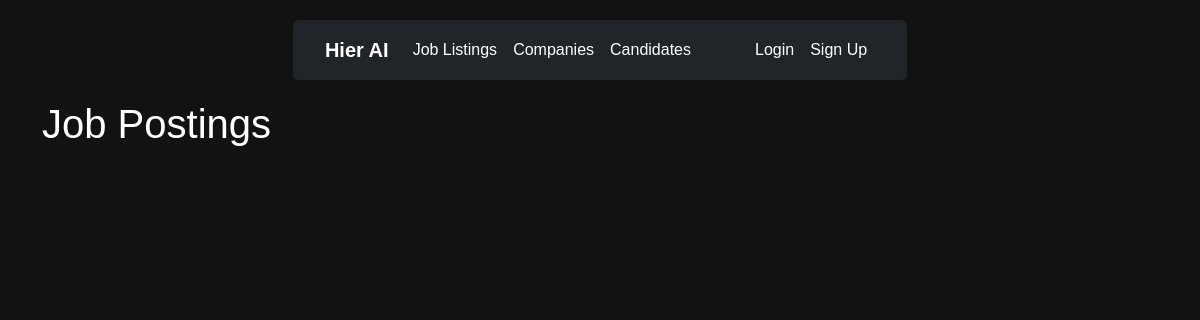
The app's page /jobpostings/, older data.
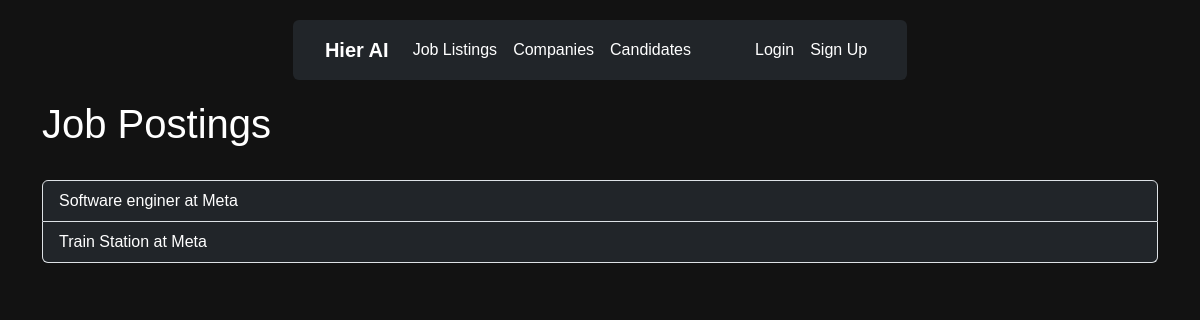
The same page, newer data.
### main/models.py (models this page shows, shortened)
class JobPosting(models.Model):
    company = models.ForeignKey(Company, on_delete=models.CASCADE, related_name='job_postings')
    title = models.CharField(max_length=255)
    description = models.TextField()
    created_at = models.DateTimeField(auto_now_add=True)
    updated_at = models.DateTimeField(auto_now=True)

class Company(models.Model):
    name = models.CharField(max_length=255)
    description = models.TextField()
    user = models.OneToOneField(CustomUser, on_delete=models.CASCADE)  # Связь с пользователями
    culture_values = models.TextField(null=True, blank=True)
    website = models.URLField(null=True, blank=True)
    social_media_links = models.JSONField(null=True, blank=True, default=dict)  # Ссылки на соцсети
    created_at = models.DateTimeField(auto_now_add=True)
    updated_at = models.DateTimeField(auto_now=True)

### main/views.py (the view)
# urls.py: path('jobpostings/', JobPostingListView.as_view(), name='jobposting-list'),
class JobPostingListView(ListView):
    model = JobPosting
    template_name = 'jobposting/jobposting_list.html'

### main/templates/jobposting/jobposting_list.html (shortened to what this page needs)
{% extends 'layouts/navbar.html' %}
{% load bootstrap5 %}
{% block content %}
<div class="d-flex justify-content-between align-items-center mb-4">
    <h1>Job Postings</h1>
</div>
<div class="list-group">
    {% for jobposting in object_list %}
    <a href="{% url 'jobposting-detail' jobposting.pk %}" class="list-group-item list-group-item-action bg-dark text-white">
        {{ jobposting.title }} at {{ jobposting.company.name }}
    </a>
    {% endfor %}
</div>
{% endblock %}

### main/templates/layouts/navbar.html (shortened to what this page needs)
{% load static %}
<!DOCTYPE html>
<html lang="en">
<head>
    {% load bootstrap5 %}
    <link rel="stylesheet" href="{% static 'css/styles.css' %}">
    {% bootstrap_css %}
</head>
<body>
    <div class="navbar-container">
        <nav class="navbar navbar-expand-lg navbar-dark bg-dark rounded">
            <div class="container-fluid">
                <a class="navbar-brand" href="{% url 'home' %}"> Hier AI </a>
                <div class="collapse navbar-collapse" id="navbarNav">
                    <ul class="navbar-nav ml-auto">
                        <li class="nav-item">
                            <a class="nav-link" href="{% url 'jobposting-list' %}">Job Listings</a>
                        </li>
                        <li class="nav-item">
                            <a class="nav-link" href="{% url 'company-list' %}">Companies</a>
                        </li>
                        <li class="nav-item">
                            <a class="nav-link" href="{% url 'candidate-list' %}">Candidates</a>
                        </li>
                        {% if user.is_authenticated %}
                            <li class="nav-item"> <a class="nav-link" href="{% url 'logout' %}"> Logout </a> </li>
                        {% else %}
                            <li class="nav-item"> <a class="nav-link" href="{% url 'login' %}">Login</a> </li>
                            <li class="nav-item"> <a class="nav-link" href="{% url 'register' %}">Sign Up</a> </li>
                        {% endif %}
                    </ul>
                </div>
            </div>
        </nav>
    </div>
    <div class="container">
        {% block content %}
        {% endblock %}
    </div>
</body>
</html>

### static/css/styles.css (style rules this page uses)
body { font-family: Arial, sans-serif; }
.navbar { padding: 10px 0; }
.navbar-brand { font-size: 1.5rem; font-weight: bold; }
.nav-link { color: #fff !important; }
h1, h2, h3, h4, h5, h6 { color: #fff; }
.list-group-item { background-color: #343a40; border-color: #343a40; }

### main/templates/layouts/navbar.html (style rules this page uses)
body { background-color: #121212; color: #ffffff; font-family: Arial, sans-serif; text-align: center; }
.navbar-container { display: flex; justify-content: center; margin: 20px auto; }
.navbar { width: auto; padding: 10px 20px; border-radius: 15px; background-color: #1f1f1f; }
.nav-link { color: #ffffff !important; }
.navbar-brand { color: #ffffff !important; }
.container { text-align: left; }

Row changes from the older to the newer data that the page shows:
added JobPosting: title "Software enginer", company.name "Meta"
added JobPosting: title "Train Station", company.name "Meta"
